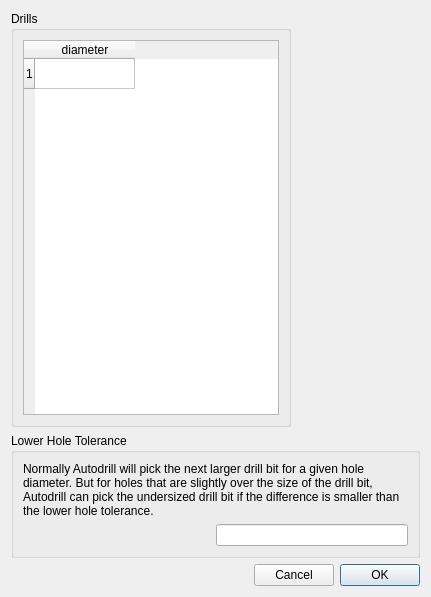
<?xml version="1.0" encoding="UTF-8"?>
<ui version="4.0">
 <class>DialogDrills</class>
 <widget class="QDialog" name="DialogDrills">
  <property name="geometry">
   <rect>
    <x>0</x>
    <y>0</y>
    <width>431</width>
    <height>597</height>
   </rect>
  </property>
  <property name="windowTitle">
   <string>Dialog</string>
  </property>
  <layout class="QVBoxLayout" name="verticalLayout_2">
   <item>
    <layout class="QHBoxLayout" name="horizontalLayout">
     <item>
      <widget class="QGroupBox" name="groupBox">
       <property name="title">
        <string>Drills</string>
       </property>
       <layout class="QGridLayout" name="gridLayout">
        <item row="0" column="0">
         <widget class="QTableWidget" name="tableWidget_drills">
          <property name="sortingEnabled">
           <bool>true</bool>
          </property>
          <attribute name="verticalHeaderVisible">
           <bool>true</bool>
          </attribute>
          <row>
           <property name="text">
            <string>1</string>
           </property>
          </row>
          <column>
           <property name="text">
            <string>diameter</string>
           </property>
          </column>
         </widget>
        </item>
       </layout>
      </widget>
     </item>
     <item>
      <spacer name="horizontalSpacer">
       <property name="orientation">
        <enum>Qt::Horizontal</enum>
       </property>
       <property name="sizeHint" stdset="0">
        <size>
         <width>40</width>
         <height>20</height>
        </size>
       </property>
      </spacer>
     </item>
    </layout>
   </item>
   <item>
    <widget class="QGroupBox" name="groupBox_2">
     <property name="title">
      <string>Lower Hole Tolerance</string>
     </property>
     <layout class="QVBoxLayout" name="verticalLayout">
      <item>
       <widget class="QLabel" name="label">
        <property name="text">
         <string>Normally Autodrill will pick the next larger drill bit for a given hole diameter. But for holes that are slightly over the size of the drill bit, Autodrill can pick the undersized drill bit if the difference is smaller than the lower hole tolerance.</string>
        </property>
        <property name="wordWrap">
         <bool>true</bool>
        </property>
       </widget>
      </item>
      <item>
       <layout class="QHBoxLayout" name="horizontalLayout_3">
        <item>
         <spacer name="horizontalSpacer_3">
          <property name="orientation">
           <enum>Qt::Horizontal</enum>
          </property>
          <property name="sizeHint" stdset="0">
           <size>
            <width>40</width>
            <height>20</height>
           </size>
          </property>
         </spacer>
        </item>
        <item>
         <widget class="QLineEdit" name="lineEdit_holeTol"/>
        </item>
       </layout>
      </item>
     </layout>
    </widget>
   </item>
   <item>
    <layout class="QHBoxLayout" name="horizontalLayout_2">
     <item>
      <spacer name="horizontalSpacer_2">
       <property name="orientation">
        <enum>Qt::Horizontal</enum>
       </property>
       <property name="sizeHint" stdset="0">
        <size>
         <width>40</width>
         <height>20</height>
        </size>
       </property>
      </spacer>
     </item>
     <item>
      <widget class="QPushButton" name="pushButton_cancel">
       <property name="text">
        <string>Cancel</string>
       </property>
      </widget>
     </item>
     <item>
      <widget class="QPushButton" name="pushButton_OK">
       <property name="text">
        <string>OK</string>
       </property>
       <property name="default">
        <bool>true</bool>
       </property>
      </widget>
     </item>
    </layout>
   </item>
  </layout>
 </widget>
 <resources/>
 <connections/>
</ui>
